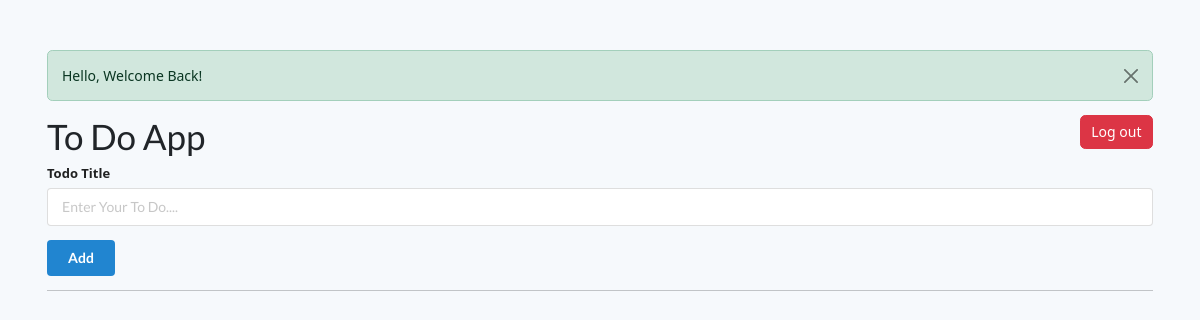
The page /home (signed in) on the database as committed earlier.
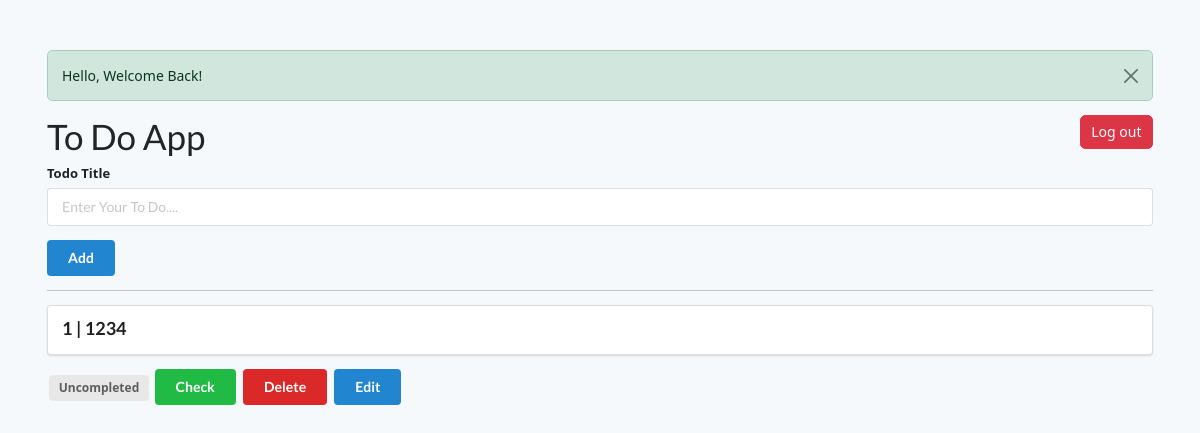
The same page on the database as committed later.
### flasktodo/models.py (models this page shows, shortened)
class Todo(db.Model):
    id =db.Column(db.Integer,primary_key=True)
    title=db.Column(db.String(150))
    status=db.Column(db.Boolean)
    user_id=db.Column(db.Integer,db.ForeignKey('user.id'),nullable=False)

### flasktodo/routes.py (the view)
@app.route("/home",methods=["GET","POST"])
@jwt_required()
def home():
    flash(f'Hello, Welcome Back!',category="success")
    current_user=get_jwt_identity()
    csrf_token = request.cookies.get('csrf_access_token')
    print(csrf_token)
    print(current_user)
    todo_lists=Todo.query.all()
    return render_template("todo.html",todo_lists=todo_lists,csrf_token=csrf_token),200

### flasktodo/templates/todo.html (shortened to what this page needs)
<!DOCTYPE html>
<html lang="en">
<head>
    <link rel="stylesheet" href="https://cdn.jsdelivr.net/npm/semantic-ui@2.4.2/dist/semantic.min.css">
    <link href="https://cdn.jsdelivr.net/npm/bootstrap@5.3.5/dist/css/bootstrap.min.css" rel="stylesheet">
    <link rel="stylesheet" href="static/main.css">
</head>
<body>
    <div style="margin-top: 50px;" class="ui container">
        {% with messages = get_flashed_messages(with_categories=True) %}
            {% if messages %}
                {% for category,message in messages %}
                    <div class="alert alert-{{category}} alert-dismissible fade show" role="alert"">
                        {{message}}
                        <button type="button" class="btn-close" data-dismiss="alert" aria-label="Close"></button>
                    </div>
                {% endfor %}
            {% endif %}
        {% endwith %}
        <div class="d-flex">
        <h1 class="me-auto" >To Do App</h1>
        <a href="/logout" class="btn btn-danger align-self-baseline">Log out</a>
        </div>
        <form action="/add" class="ui form" method="post">
            <div class="field">
                <label>Todo Title</label>
                <input type="text" name="title" placeholder="Enter Your To Do...."><br>
            </div>
                <button class="ui blue button" type="submit"> Add </button>
        </form>
        <hr>
        {% for todo in todo_lists %}
        <div class="ui segment">
            <p class="ui big header">{{ todo.id }} | {{ todo.title }} </p>
        </div>
        {% if todo.status == False %}
        <span class="ui gray label"> Uncompleted </span>
        <a class="ui green button" href="/update_status/{{ todo.id }}"> Check </a>
        {% else %}
        <span class="ui green label"> Completed </span>
        <a class="ui grey button" href="/update_status/{{ todo.id }}"> Uncheck </a>
        {% endif %}
        <a class="ui red button" href="/delete/{{ todo.id }}"> Delete </a>
        <button class="ui blue button" onclick="openEditModal()"> Edit </button>
        {% endfor %}
</body>
</html>

### flasktodo/static/main.css (style rules this page uses)
body { margin-top:20px; background: #f6f9fc; }

Rows that differ between the two databases and show on the page:
added Todo: id "1", title "1234"
